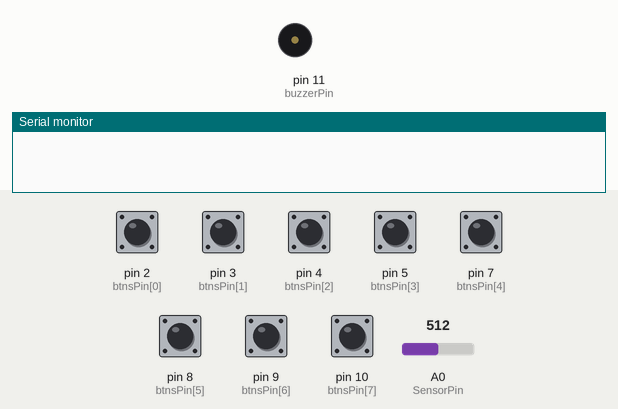
Bench run of a sketch on a simulated Arduino Uno, built with avr-gcc and run on an emulated ATmega328P. Parts: buzzer (waves = sounding), the last lines printed to the serial monitor. Inputs (shaded band) come from the test bench; at power-on: pin 2 (btnsPin[0]), pin 3 (btnsPin[1]), pin 4 (btnsPin[2]), pin 5 (btnsPin[3]), pin 7 (btnsPin[4]), pin 8 (btnsPin[5]), pin 9 (btnsPin[6]), pin 10 (btnsPin[7]) LOW, A0 (SensorPin) = 512.

Above: at 1.2 s.
1.3 s: pin 2 (btnsPin[0]) pulled HIGH for 0.15 s
At 1.38 s:
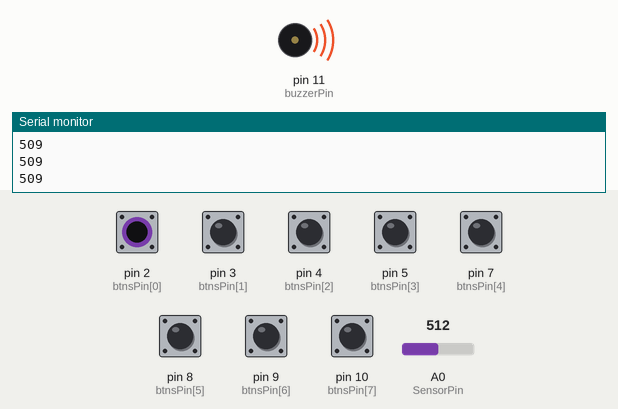
Timing chart, 0 to 4.3 s (numbered marks = the images above; inputs shaded):
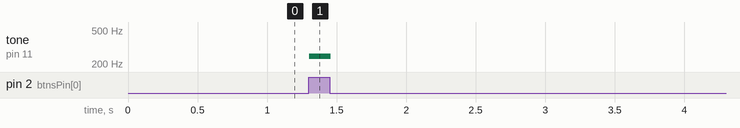

The sketch:

step-4.ino
```cpp
#define SensorPin A0
const int buzzerPin = 11;
const uint32_t forceConstant = 510;
const uint8_t btnsPin[8] = {2, 3, 4, 5, 7, 8, 9, 10};

const uint32_t freqMap[16] = {261, 294, 330, 349, 392, 440, 494, 523, 587, 659, 698, 783, 880, 988, 1046};

inline uint32_t calcPressure(uint32_t fsr) {
  return (uint32_t)(1023 - fsr) * forceConstant / fsr;
}

uint32_t calcFreq(uint8_t btns, uint32_t pressure) {
  uint32_t res = 0;
  for (int i = 0; i < 8; i++) if (btns & (1u << i))
    res += freqMap[i];
  if (pressure > 10)
    res = res * (950 + map(constrain(pressure, 0, 70000), 0, 70000, 0, 100)) / 1000;
  return res;
}

void setup() {
  Serial.begin(9600);
  for (int i = 0; i < 8; i++) pinMode(btnsPin[i], INPUT);
  pinMode(buzzerPin, OUTPUT);
}

void loop() {
  uint32_t fsr = calcPressure(analogRead(SensorPin));
  uint8_t btnState = 0;
  for (int i = 0; i < 8; i++) btnState |= (digitalRead(btnsPin[i]) << i);
  if (!btnState) { noTone(buzzerPin); delay(10); }
  else {
    Serial.println(fsr);
    tone(buzzerPin, calcFreq(btnState, fsr));
    delay(10);
  }
}
```

Measured:
- after the input at 1.3 s, tone on pin 11 (buzzerPin): silent → 247 Hz at once, → silent 0.16 s later
